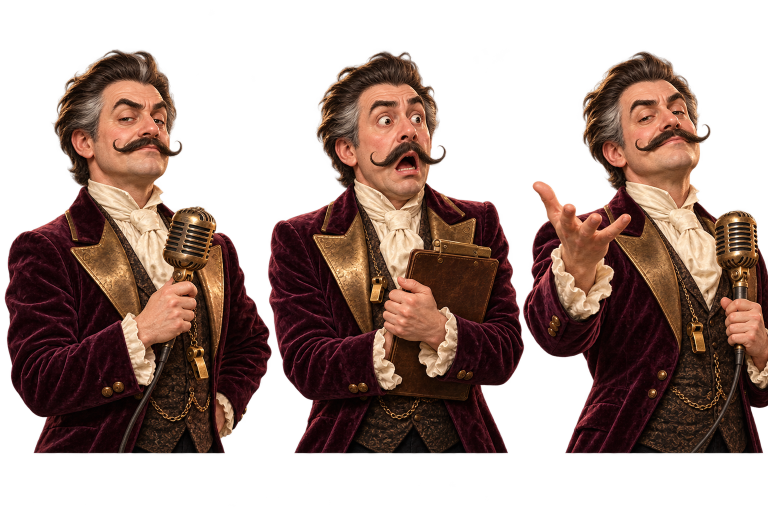
#> input picture design-system/assets/game/commentator.png, 1536 x 1024 px (shown at 1/2 size); its folder holds 2 pictures in this run
$ python prepare_game_assets.py
#> lines starting #> are read from the running program, lines starting #| are printed output that depends on the picture
"""Export the approved fictional game character sheets to bounded runtime WebP."""
from pathlib import Path
import hashlib
import json
from PIL import Image

ROOT = Path(__file__).resolve().parents[1]
SOURCE = ROOT / 'design-system/assets/game'
TARGET = ROOT / 'mobilni-aplikace/src/assets/brand/game'
TARGET.mkdir(parents=True, exist_ok=True)
manifest = []
for name in ('commentator', 'boss'):
    source = SOURCE / f'{name}.png'
    target = TARGET / f'{name}.webp'
    with Image.open(source) as image:
#> image is the input picture: PIL image 1536x1024 RGBA; mean R, G, B, A 71.9, 42.4, 32.4, 132.1
        image.thumbnail((1152, 768))
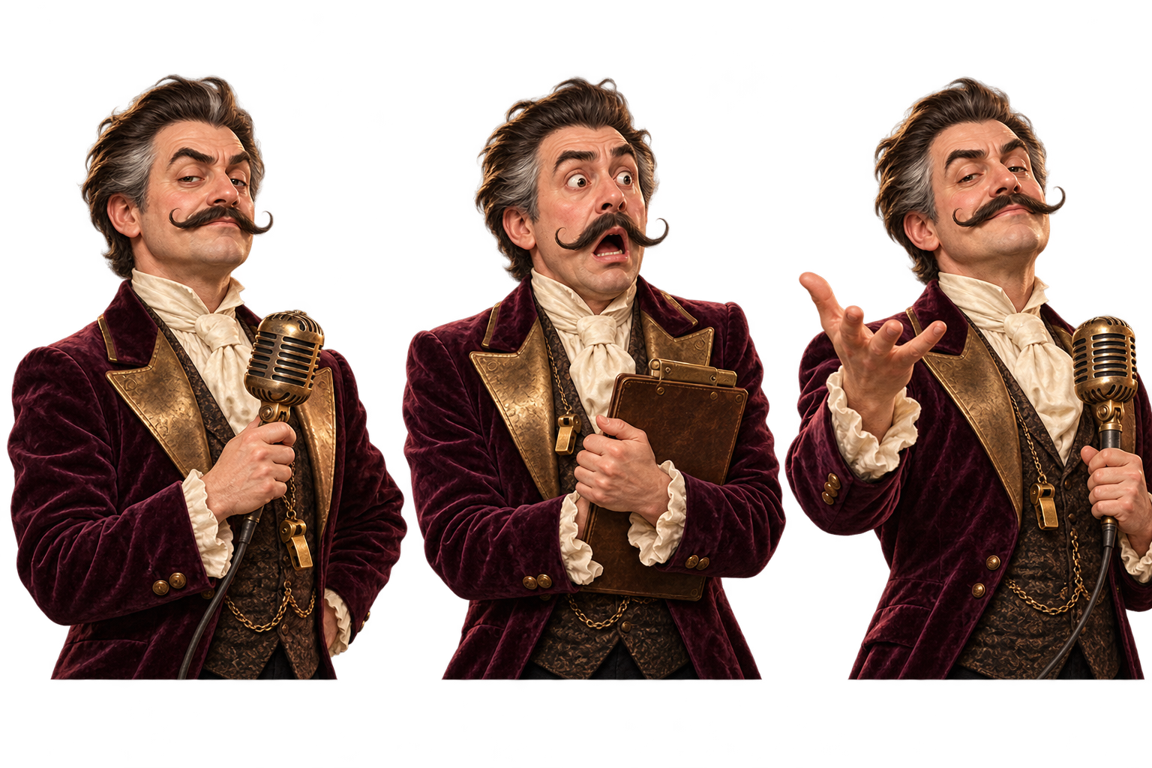
#> image: PIL image 1152x768 RGBA; mean R, G, B, A 51, 31, 23.9, 132.1; transparent parts drawn white
        image.save(target, 'WEBP', quality=82, method=6)
    manifest.append({'name': name, 'synthetic': True,
                     'sourceSha256': hashlib.sha256(source.read_bytes()).hexdigest(),
                     'runtimeSha256': hashlib.sha256(target.read_bytes()).hexdigest(),
                     'runtimeBytes': target.stat().st_size})
#> pass 2 of the loop `for name in ('commentator', 'boss'):`:
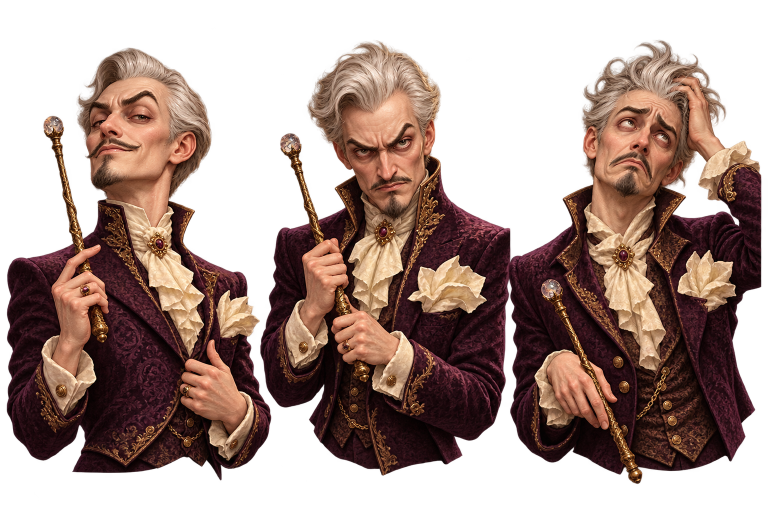
#> input picture design-system/assets/game/boss.png, 1536 x 1024 px (shown at 1/2 size)
#> image is the input picture: PIL image 1536x1024 RGBA; mean R, G, B, A 86.1, 55.6, 45.7, 141.7
#> `image.thumbnail((1152, 768))`:
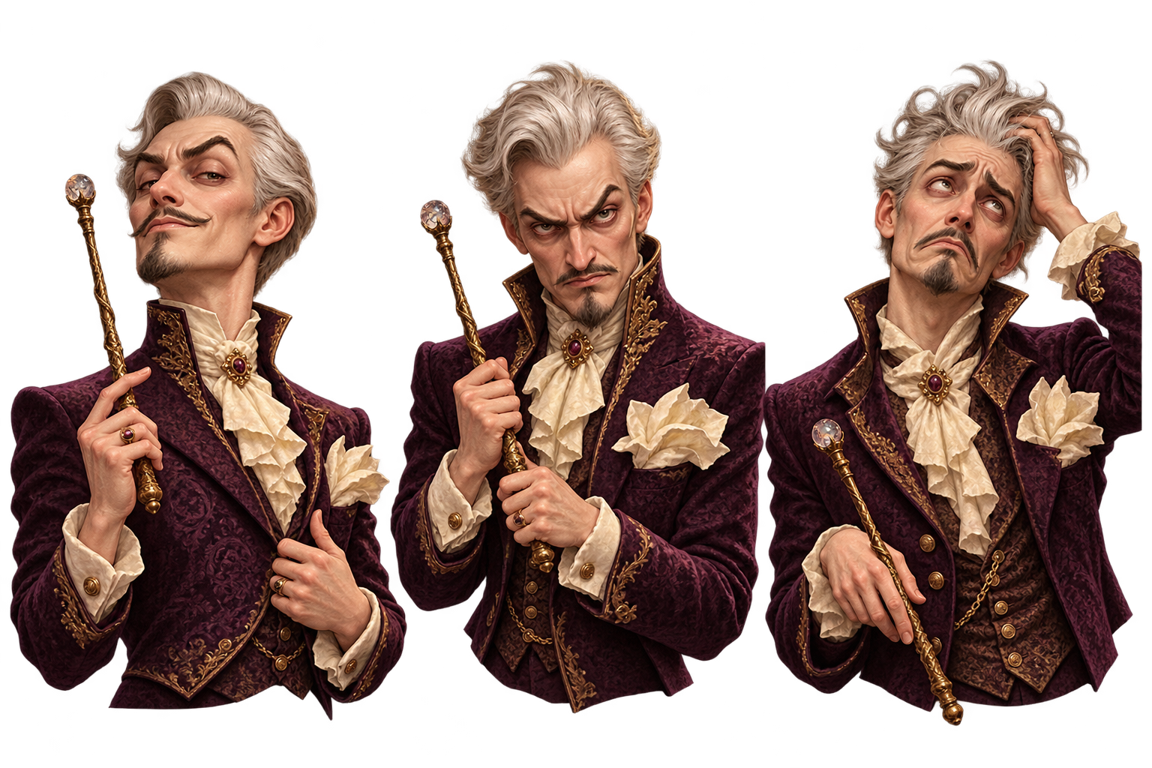
#> image: PIL image 1152x768 RGBA; mean R, G, B, A 61.9, 40.2, 32.9, 141.7; transparent parts drawn white
#> (the run stopped early here; a loop or call above may not have finished)
